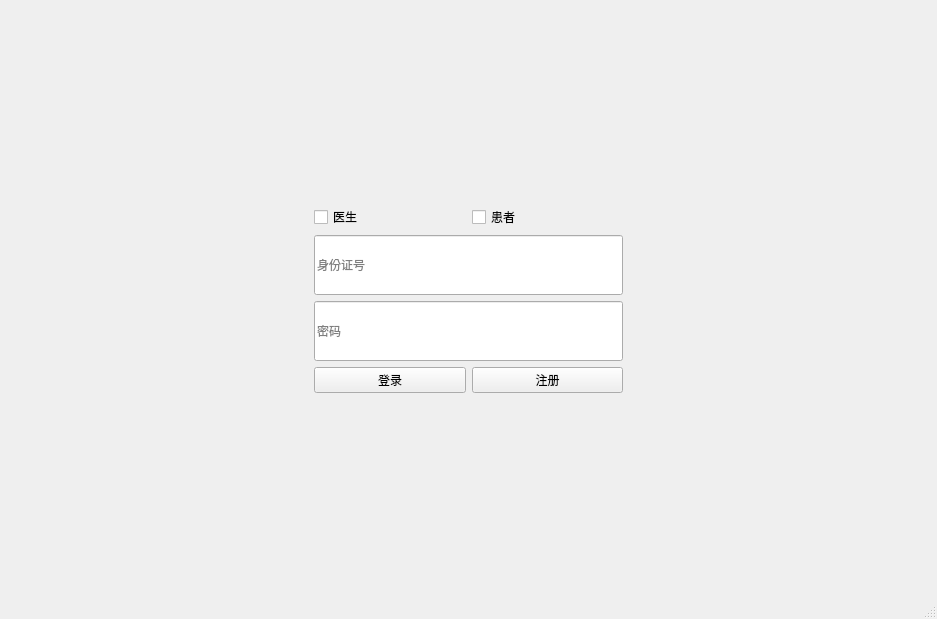
<?xml version="1.0" encoding="UTF-8"?>
<ui version="4.0">
 <class>MainWindow</class>
 <widget class="QMainWindow" name="MainWindow">
  <property name="geometry">
   <rect>
    <x>0</x>
    <y>0</y>
    <width>937</width>
    <height>619</height>
   </rect>
  </property>
  <property name="windowTitle">
   <string>MainWindow</string>
  </property>
  <property name="styleSheet">
   <string notr="true"/>
  </property>
  <widget class="QWidget" name="centralwidget">
   <property name="styleSheet">
    <string notr="true">#centralwidget{border-image: url(:/images/02.jpg);}</string>
   </property>
   <layout class="QHBoxLayout" name="horizontalLayout_3" stretch="1,1,1">
    <property name="spacing">
     <number>6</number>
    </property>
    <property name="leftMargin">
     <number>0</number>
    </property>
    <property name="topMargin">
     <number>0</number>
    </property>
    <property name="rightMargin">
     <number>0</number>
    </property>
    <property name="bottomMargin">
     <number>0</number>
    </property>
    <item>
     <widget class="QLabel" name="label">
      <property name="text">
       <string/>
      </property>
     </widget>
    </item>
    <item>
     <layout class="QVBoxLayout" name="verticalLayout_2">
      <property name="sizeConstraint">
       <enum>QLayout::SetMinimumSize</enum>
      </property>
      <item>
       <widget class="QLabel" name="label_3">
        <property name="text">
         <string/>
        </property>
       </widget>
      </item>
      <item>
       <layout class="QVBoxLayout" name="verticalLayout">
        <item>
         <layout class="QHBoxLayout" name="horizontalLayout_2">
          <item>
           <widget class="QCheckBox" name="checkBox">
            <property name="text">
             <string>医生</string>
            </property>
           </widget>
          </item>
          <item>
           <widget class="QCheckBox" name="checkBox_2">
            <property name="text">
             <string>患者</string>
            </property>
           </widget>
          </item>
         </layout>
        </item>
        <item>
         <widget class="QLineEdit" name="username">
          <property name="minimumSize">
           <size>
            <width>100</width>
            <height>60</height>
           </size>
          </property>
          <property name="toolTip">
           <string>&lt;html&gt;&lt;head/&gt;&lt;body&gt;&lt;p&gt;&lt;br/&gt;&lt;/p&gt;&lt;/body&gt;&lt;/html&gt;</string>
          </property>
          <property name="text">
           <string/>
          </property>
          <property name="placeholderText">
           <string>身份证号</string>
          </property>
         </widget>
        </item>
        <item>
         <widget class="QLineEdit" name="password">
          <property name="minimumSize">
           <size>
            <width>30</width>
            <height>60</height>
           </size>
          </property>
          <property name="text">
           <string/>
          </property>
          <property name="placeholderText">
           <string>密码</string>
          </property>
         </widget>
        </item>
        <item>
         <layout class="QHBoxLayout" name="horizontalLayout_4">
          <property name="sizeConstraint">
           <enum>QLayout::SetDefaultConstraint</enum>
          </property>
          <item>
           <widget class="QPushButton" name="LoginButton">
            <property name="text">
             <string>登录</string>
            </property>
           </widget>
          </item>
          <item>
           <widget class="QPushButton" name="RegisterButton">
            <property name="text">
             <string>注册</string>
            </property>
           </widget>
          </item>
         </layout>
        </item>
       </layout>
      </item>
      <item>
       <widget class="QLabel" name="label_4">
        <property name="text">
         <string/>
        </property>
       </widget>
      </item>
     </layout>
    </item>
    <item>
     <widget class="QLabel" name="label_2">
      <property name="text">
       <string/>
      </property>
     </widget>
    </item>
   </layout>
  </widget>
  <widget class="QMenuBar" name="menubar">
   <property name="geometry">
    <rect>
     <x>0</x>
     <y>0</y>
     <width>937</width>
     <height>28</height>
    </rect>
   </property>
  </widget>
  <widget class="QStatusBar" name="statusbar"/>
 </widget>
 <resources/>
 <connections/>
</ui>
